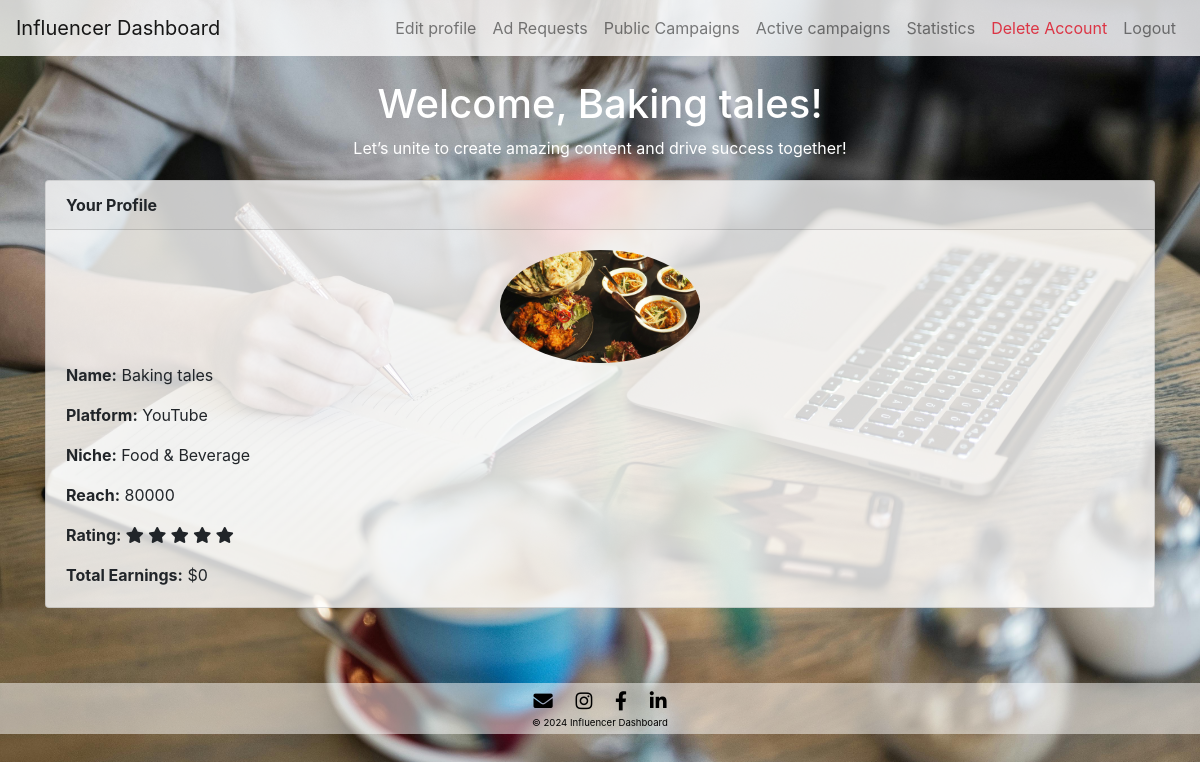
/influencer_dashboard/1 (signed in), run on the app's committed database.
### models.py (models this page shows, shortened)
class Influencer(db.Model):
    __tablename__ = "influencer"
    id = db.Column(db.Integer, primary_key=True)
    user_id = db.Column(db.Integer, db.ForeignKey('user.id'), nullable=False)
    name = db.Column(db.String(64), nullable=False)
    platform = db.Column(db.String(64), nullable=False)
    niche = db.Column(db.String(64), nullable=False)
    reach = db.Column(db.Integer, nullable=False)
    profile_picture = db.Column(db.String(128))
    campaigns = db.relationship('Campaign', secondary=influencer_campaign_association,
                                back_populates='associated_influencers')
    user = db.relationship('User', back_populates='influencers')
    ads = db.relationship('Ad', backref='influencer', lazy=True)

### main.py (the view)
@app.route('/influencer_dashboard/<int:influencer_id>', methods=["GET", "POST"])
@login_required
def influencer_dashboard(influencer_id):
    if current_user.is_authenticated and current_user.role.lower() == 'influencer':
        influencer = Influencer.query.filter_by(user_id=current_user.id).first()
        if influencer:
            campaigns = Campaign.query.filter(Campaign.associated_influencers.any(id=influencer.id)).all()
            ad_requests = Ad.query.filter_by(influencer_id=influencer.id).all()
            if influencer:
                try:
                    reach = int(influencer.reach)
                except ValueError:
                    reach = 0  # Default value if conversion fails
            if influencer.reach >= 500000:
                rating = 5
            elif influencer.reach >= 100000:
                rating = 4
            elif influencer.reach >= 50000:
                rating = 3
            elif influencer.reach >= 10000:
                rating = 2
            elif influencer.reach >= 1000:
                rating = 1
            else:
                rating = 0
            total_earnings = sum(ad.payment_amount for ad in ad_requests if ad.status == 'Completed')
            return render_template(
                'influencer_dashboard.html',
                influencer=influencer,
                influencer_id=influencer.id,
                campaigns=campaigns,
                ad_requests=ad_requests,
                rating=rating,
                total_earnings=total_earnings
            )
        else:
            return redirect(url_for('create_influencer'))
    else:
        return redirect(url_for('login'))

### main.py (called while the page is built)
@login_manager.user_loader
def load_user(user_id):
    return User.query.get(int(user_id))

### models.py (called while the page is built)
    @property
    def is_authenticated(self):
        return True

### templates/influencer_dashboard.html (shortened to what this page needs)
<!DOCTYPE html>
<html lang="en">
  <head>
    <link
      href="https://stackpath.bootstrapcdn.com/bootstrap/4.3.1/css/bootstrap.min.css"
      rel="stylesheet"
    />
    <link href="https://cdnjs.cloudflare.com/ajax/libs/font-awesome/5.15.4/css/all.min.css" rel="stylesheet" />
    <link
      href="https://cdnjs.cloudflare.com/ajax/libs/font-awesome/5.15.4/css/all.min.css"
      rel="stylesheet"
    />
  </head>
  <body>
    <nav class="navbar navbar-expand-lg navbar-light bg-light">
      <a class="navbar-brand" href="#">Influencer Dashboard</a>
      <div class="collapse navbar-collapse" id="navbarNav">
        <ul class="navbar-nav ml-auto">
          <li class="nav-item">
            <a class="nav-link" href="/create_influencer">Edit profile</a>
          </li>
          {% if influencer %} {% if ad_requests and ad_requests|length > 0 %}
          <li class="nav-item">
            <a
              class="nav-link"
              href="{{ url_for('influencer_priv_adrequests', influencer_id=influencer.id) }}"
              >Ad Requests</a
            >
          </li>
          {% endif %} {% endif %}
          <li class="nav-item">
            <a class="nav-link" href="/influencer_campaign">Public Campaigns</a>
          </li>
          {% if influencer %}
          <li class="nav-item">
            <li class="nav-item">
              <a class="nav-link" href="{{ url_for('active_campaigns', influencer_id=influencer.id) }}">Active campaigns</a>
          </li>
          </li>
          {% endif %}
          <li class="nav-item">
            <a class="nav-link" href="{{ url_for('stats', influencer_id=influencer.id) }}">Statistics</a>
          </li>
          <li class="nav-item">
            <a class="nav-link">
            <form id="delete-account-form" action="{{ url_for('delete_influencer_account') }}" method="POST" style="display: inline;">
              <button type="button" class="nav-link btn btn-link text-danger" style="padding: 0; border: none; cursor: pointer;" onclick="confirmDelete()">
                Delete Account
              </button>
            </form>
          </a>
          </li>
          <li class="nav-item">
            <a class="nav-link" href="/logout">Logout</a>
          </li>
        </ul>
      </div>
    </nav>
    {% if influencer %}
    <div class="container mt-4">
      <h1 class="text-center text-white">Welcome, {{ influencer.name }}!</h1>
      <p class="text-center text-white">Let’s unite to create amazing content and drive success together!</p>
      <div class="card">
        <div class="card-header">Your Profile</div>
        <div class="card-body">
          <div class="row">
            <div class="col-md-4 offset-md-4 text-center">
              {% if influencer.profile_picture %}
              <img
                src="{{ url_for('static', filename='uploads/' + influencer.profile_picture) }}"
                alt="Profile Picture"
                class="profile-picture"
              />
              {% else %}
              <p>No profile picture uploaded</p>
              {% endif %}
            </div>
          </div>
          <p class="card-text"><strong>Name:</strong> {{ influencer.name }}</p>
          <p class="card-text">
            <strong>Platform:</strong> {{ influencer.platform }}
          </p>
          <p class="card-text">
            <strong>Niche:</strong> {{ influencer.niche }}
          </p>
          <p class="card-text">
            <strong>Reach:</strong> {{ influencer.reach }}
          </p>
          <p class="card-text">
            <strong>Rating:</strong>
            <span class="rating">
              {% for i in range(1, 6) %}
                <i class="fa fa-star {% if i <= rating %}checked{% endif %}"></i>
              {% endfor %}
            </span>
          </p>
          <p class="card-text">
            <strong>Total Earnings:</strong> ${{ total_earnings | round(2) }}
          </p>
        </div>
      </div>
    </div>
    {% else %}
    <p class="text-center text-white">No influencer data available.</p>
    {% endif %}
    <footer class="footer">
      <div>
        <a href="#" title="Mail"><i class="fas fa-envelope"></i></a>
        <a href="#" title="Instagram"><i class="fab fa-instagram"></i></a>
        <a href="#" title="Facebook"><i class="fab fa-facebook-f"></i></a>
        <a href="#" title="LinkedIn"><i class="fab fa-linkedin-in"></i></a>
      </div>
      <div>
        &copy; 2024 Influencer Dashboard
      </div>
    </footer>
  </body>
</html>

### templates/influencer_dashboard.html (style rules this page uses)
body { background: url("/static/bg.jpg") no-repeat center center fixed; background-size: cover; }
.navbar { background: rgba(255, 255, 255, 0.8) !important; }
.card { background: rgba(255, 255, 255, 0.8); margin-top: 20px; }
.card-header { font-weight: bold; }
.profile-picture { max-width: 200px; max-height: 200px; border-radius: 50%; object-fit: cover; }
.footer { background: rgba(255, 255, 255, 0.5); color: black; padding: 4px 0; text-align: center; margin-top: 2cm; bottom: 0; width: 100%; font-size: 0.6rem; }
.footer a { color: black; margin: 0 10px; font-size: 1.2rem; }

### data on the page
Influencer: name "Baking tales", profile_picture (picture), platform "YouTube", niche "Food & Beverage", reach "80000"

### other printed values
{{ total_earnings | round(2) }} "0"
